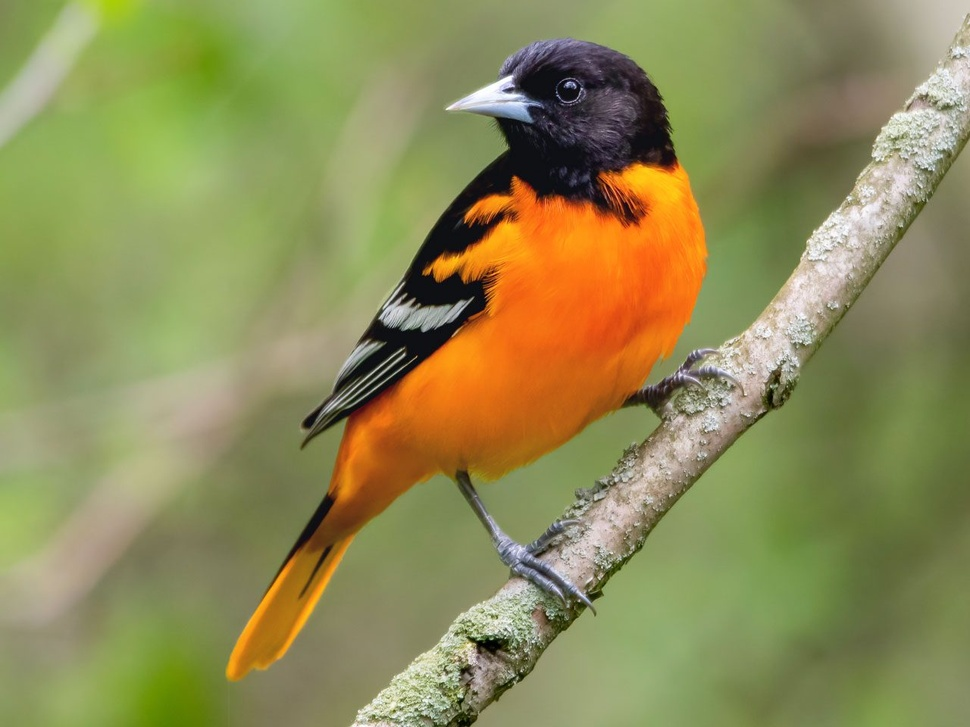
#> input picture assets/bird.jpg, 970 x 727 px, shrunk from 1280 x 960 before the run
$ python z_9.py
#> lines starting #> are read from the running program, lines starting #| are printed output that depends on the picture; after the words box and inside, x2 and y2 are one past the last pixel; in counts of white or black regions, pixels touching at a corner belong together
import cv2

image = cv2.imread("./assets/bird.jpg")
#> image is the input picture: shape (727, 970, 3); mean B, G, R 86.8, 139.8, 142.7

image[50:100, 50:100] = (255, 255, 255)
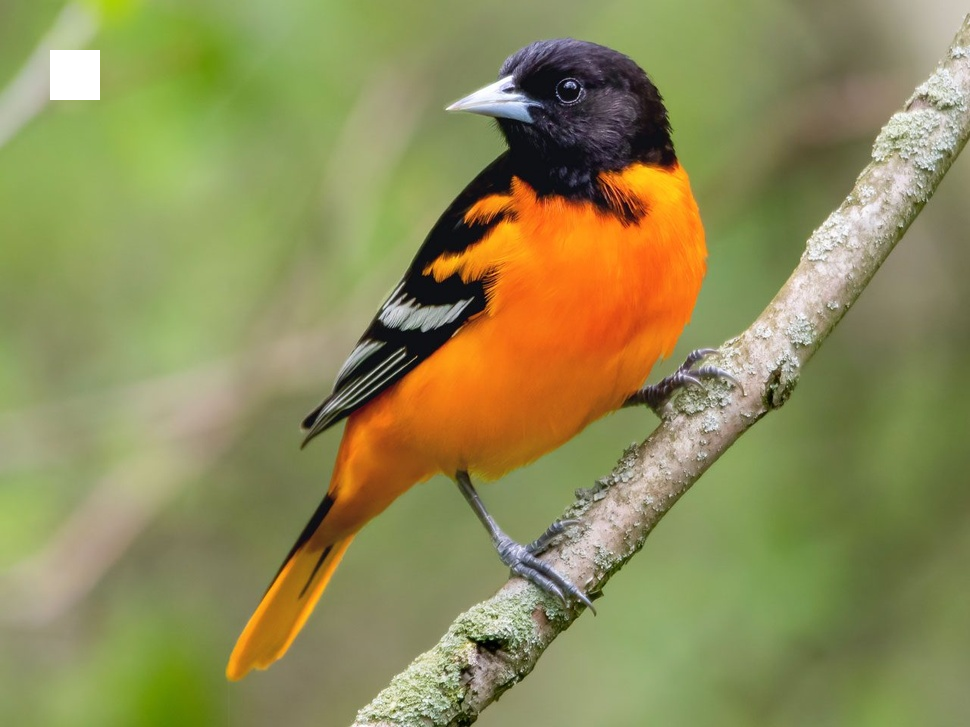
#> image: shape (727, 970, 3); 0.35% of pixels changed, all inside (x1, y1, x2, y2) = (50, 50, 100, 100)

cv2.imshow("after", image)

cv2.waitKey(0)
cv2.destroyAllWindows()

$ run again, with assets/cat.jpg copied over assets/bird.jpg
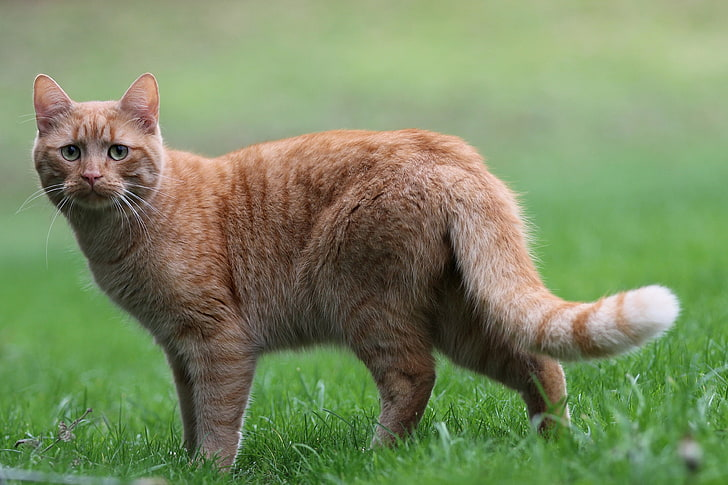
#> input picture assets/cat.jpg, 728 x 485 px
#> image is the input picture: shape (485, 728, 3); mean B, G, R 97.6, 138.3, 122.7
#> `image[50:100, 50:100] = (255, 255, 255)`:
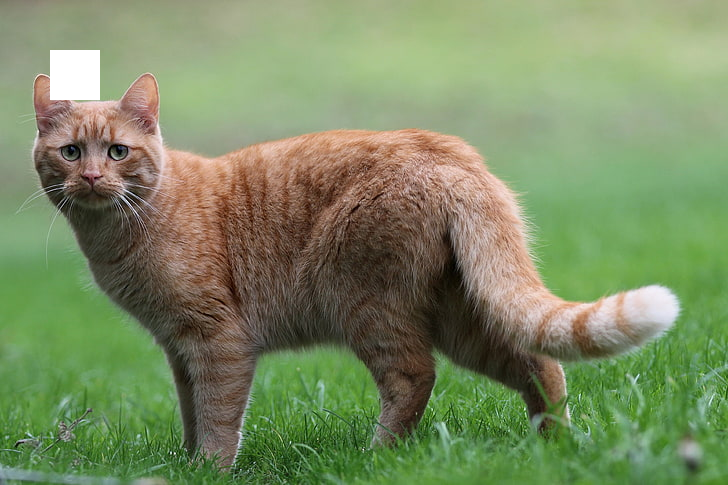
#> image: shape (485, 728, 3); 0.71% of pixels changed, all inside (x1, y1, x2, y2) = (50, 50, 100, 100)

$ run again, with assets/cat_2.jpg copied over assets/bird.jpg
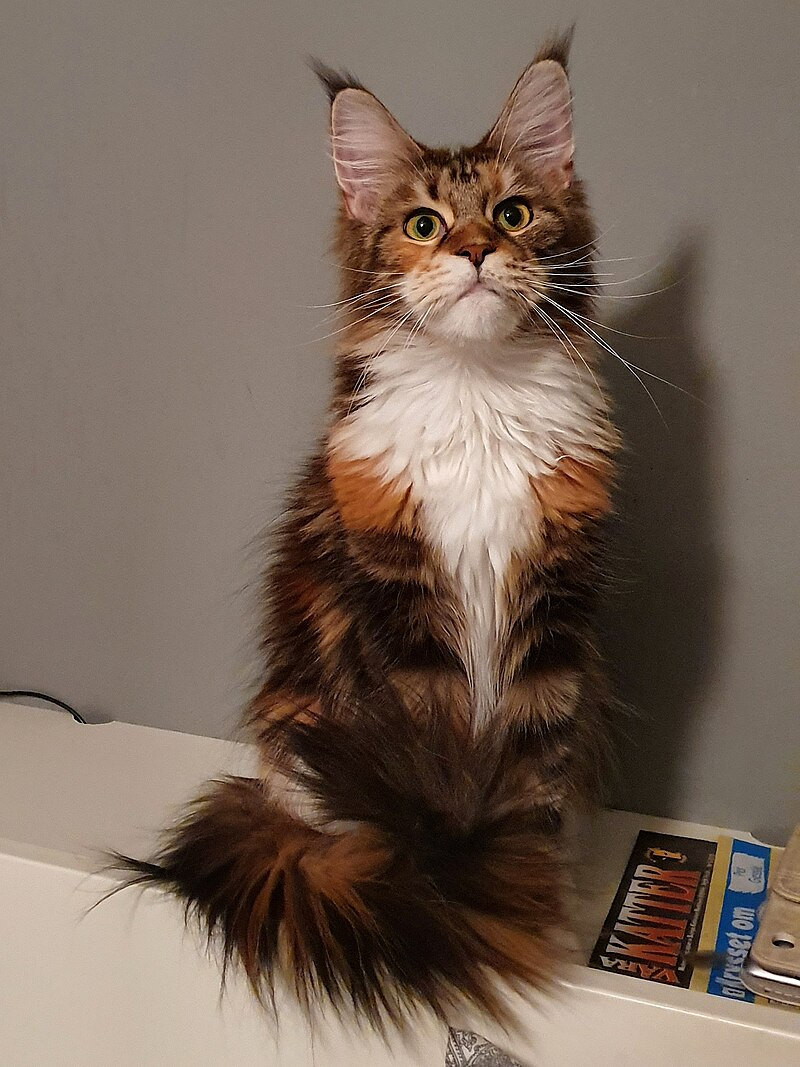
#> input picture assets/cat_2.jpg, 800 x 1067 px
#> image is the input picture: shape (1067, 800, 3); mean B, G, R 90.3, 102.7, 120.2
#> `image[50:100, 50:100] = (255, 255, 255)`:
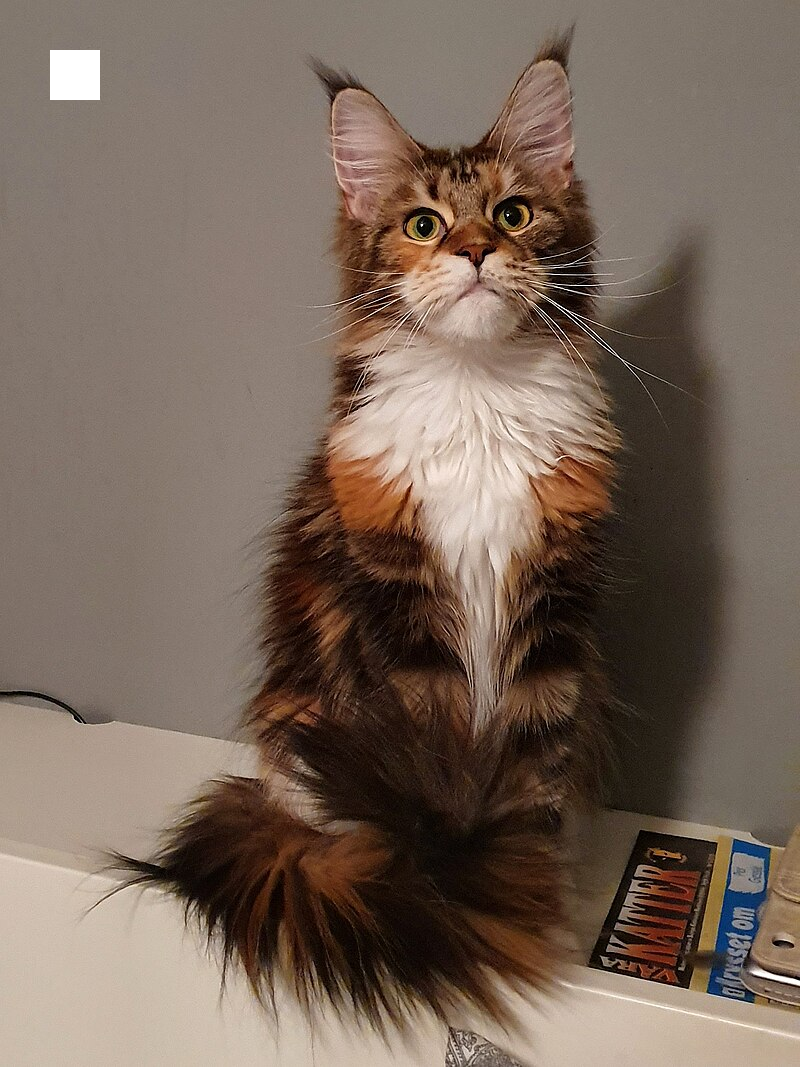
#> image: shape (1067, 800, 3); 0.29% of pixels changed, all inside (x1, y1, x2, y2) = (50, 50, 100, 100)
